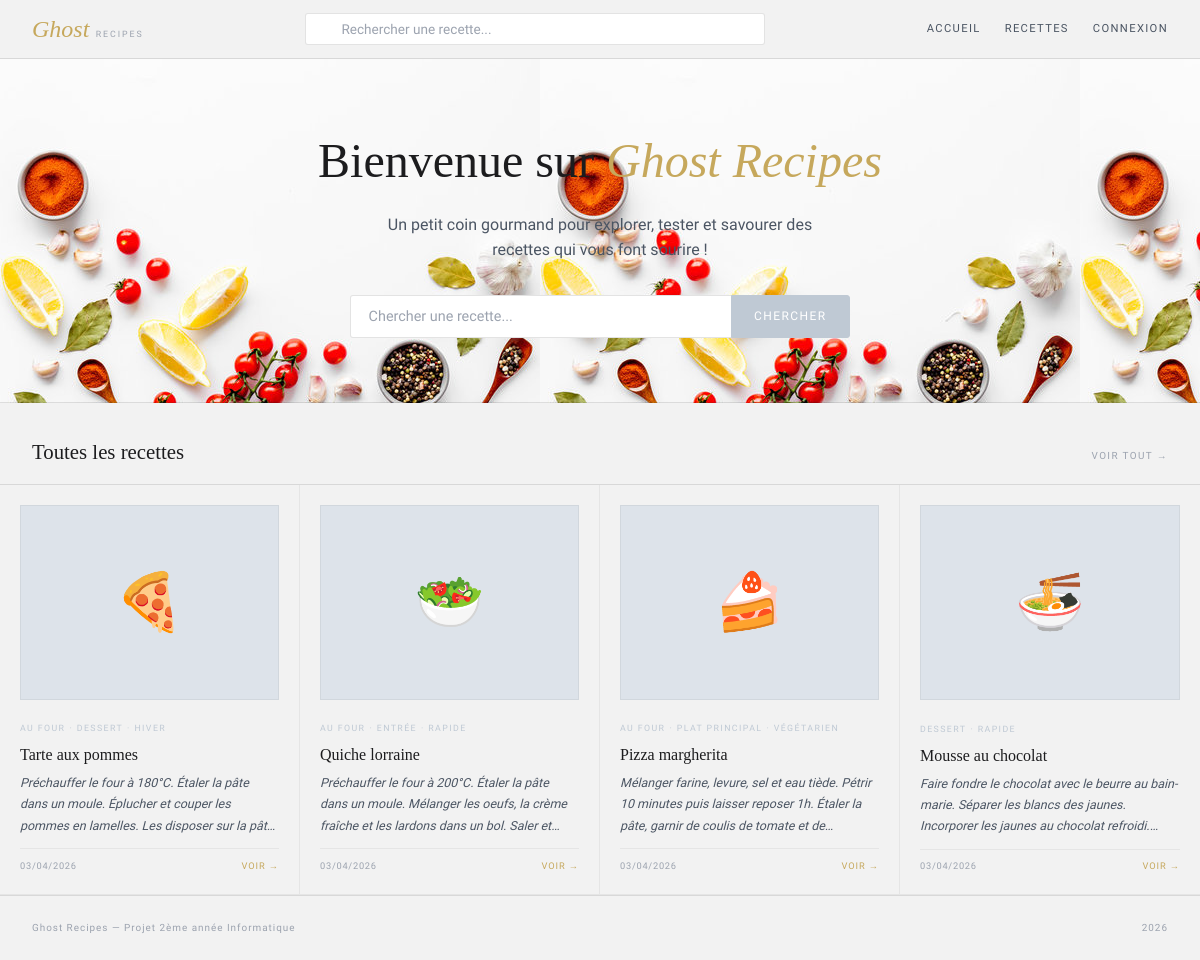
The page / on the database its author committed.
### tables this page shows
CREATE TABLE recette (
    id          INT AUTO_INCREMENT PRIMARY KEY,
    titre       VARCHAR(100) NOT NULL,
    description TEXT         NOT NULL,
    photo       VARCHAR(255),               
    created_at  DATETIME DEFAULT CURRENT_TIMESTAMP,
    updated_at  DATETIME DEFAULT CURRENT_TIMESTAMP ON UPDATE CURRENT_TIMESTAMP
);

CREATE TABLE tag (
    id  INT AUTO_INCREMENT PRIMARY KEY,
    nom VARCHAR(50) NOT NULL UNIQUE
);

### classes/Recette.php (called while the page is built, shortened)
<?php
class Recette extends Element {
    public static function getAll($pdo) {
        $stmt = $pdo->query("SELECT * FROM recette ORDER BY created_at DESC");
        return $stmt->fetchAll(PDO::FETCH_ASSOC);
    }
}
?>

### classes/Tag.php (called while the page is built, shortened)
<?php
class Tag extends Element {
    public static function getByRecette($pdo, $recette_id) {
        $stmt = $pdo->prepare("
            SELECT t.id, t.nom
            FROM tag t
            JOIN recette_tag rt ON t.id = rt.tag_id
            WHERE rt.recette_id = :rid
            ORDER BY t.nom
        ");
        $stmt->execute([':rid' => $recette_id]);
        return $stmt->fetchAll(PDO::FETCH_ASSOC);
    }
}
?>

### index.php (the view, shortened to what this page needs)
<?php
require_once "config/db.php";
require_once "classes/Recette.php";
require_once "classes/Tag.php";
$recettes   = Recette::getAll($pdo);
$emojis = ['🍕', '🥗', '🍰', '🍜', '🥘', '🍳', '🫕', '🥧'];
?>
<?php require_once "includes/header.php"; ?>
<section class="hero">
    <h1 class="hero-title">Bienvenue sur <em>Ghost Recipes</em></h1>
    <p class="hero-sub"> Un petit coin gourmand pour explorer, tester et savourer des recettes qui vous font sourire !</p>
    <form class="hero-search" method="GET" action="recherche.php">
        <input type="text" name="q" placeholder="Chercher une recette...">
        <button type="submit">Chercher</button>
    </form>
</section>
<div class="section-head">
    <h2 class="section-title">Toutes les recettes</h2>
    <a href="recherche.php" class="section-link">Voir tout →</a>
</div>
<div class="card-grid">
    <?php if (empty($recettes)): ?>
        <div class="empty-state">Aucune recette pour l'instant.</div>
    <?php else: ?>
        <?php
            foreach (array_slice($recettes, 0, 4) as $i => $r):
            ?>
            <?php $tags = Tag::getByRecette($pdo, $r['id']); ?>
            <a href="recette.php?id=<?= $r['id'] ?>" class="recipe-card">
                <div class="card-thumb">
                    <?php if (!empty($r['photo']) && file_exists("public/uploads/" . $r['photo'])): ?>
                        <img src="public/uploads/<?= htmlspecialchars($r['photo']) ?>" alt="<?= htmlspecialchars($r['titre']) ?>">
                    <?php else: ?>
                        <?= $emojis[$i % count($emojis)] ?>
                    <?php endif; ?>
                </div>
                <div class="card-tags">
                    <?php foreach ($tags as $t): ?>
                        <span class="card-tag"><?= htmlspecialchars($t['nom']) ?></span>
                    <?php endforeach; ?>
                </div>
                <h3 class="card-title"><?= htmlspecialchars($r['titre']) ?></h3>
                <p class="card-desc"><?= htmlspecialchars($r['description']) ?></p>
                <div class="card-footer">
                    <span class="card-date"><?= date('d/m/Y', strtotime($r['created_at'])) ?></span>
                    <span class="card-more">Voir →</span>
                </div>
            </a>
        <?php endforeach; ?>
    <?php endif; ?>
</div>
<?php require_once "includes/footer.php"; ?>

### includes/header.php (shortened to what this page needs)
<?php
$script = $_SERVER['SCRIPT_NAME']?? '';
if (strpos($script, '/admin/') !== false) {
    $base = rtrim(dirname(dirname($script)), '/') . '/';
} else {
    $base = rtrim(dirname($script), '/') . '/';
}
?>
<!DOCTYPE html>
<html lang="fr">
<head>
    <link rel="stylesheet" href="<?= $base ?>public/css/style.css">
</head>
<body>
<header class="masthead">
    <div class="masthead-top">
        <a href="<?= $base ?>index.php" class="logo-wrap">
            <span class="logo-ghost">Ghost</span>
            <span class="logo-recipes">Recipes</span>
        </a>
        <form class="search-wrap" method="GET" action="<?= $base ?>recherche.php">
            <input type="text" name="q" placeholder="Rechercher une recette..." value="<?= htmlspecialchars($_GET['q'] ?? '') ?>">
        </form>
        <nav class="masthead-links">
            <a href="<?= $base ?>index.php">Accueil</a>
            <a href="<?= $base ?>recherche.php">Recettes</a>
            <?php if (isset($_SESSION['user_id'])): ?>
                <a href="<?= $base ?>admin/dashboard.php">Admin</a>
            <?php else: ?>
                <a href="<?= $base ?>login.php">Connexion</a>
            <?php endif; ?>
        </nav>
    </div>
</header>

### includes/footer.php
<footer>
    <span>Ghost Recipes — Projet 2ème année Informatique</span>
    <span><?= date('Y') ?></span>
</footer>
</body>
</html>

### rows shown on the page
recette: emojis "🍕", titre "Tarte aux pommes", description "Préchauffer le four à 180°C. Étaler la pâte dans un moule. Éplucher et couper les pommes en lamelles. Les disposer sur la…", created_at "03/04/2026"
tag: nom "AU FOUR"
tag: nom "DESSERT"
tag: nom "HIVER"
recette: emojis "🥗", titre "Quiche lorraine", description "Préchauffer le four à 200°C. Étaler la pâte dans un moule. Mélanger les oeufs, la crème fraîche et les lardons dans un bol. Saler…", created_at "03/04/2026"
tag: nom "ENTRÉE"
tag: nom "RAPIDE"
recette: emojis "🍰", titre "Pizza margherita", description "Mélanger farine, levure, sel et eau tiède. Pétrir 10 minutes puis laisser reposer 1h. Étaler la pâte, garnir de coulis de tomate et…", created_at "03/04/2026"
tag: nom "PLAT PRINCIPAL"
tag: nom "VÉGÉTARIEN"
recette: emojis "🍜", titre "Mousse au chocolat", description "Faire fondre le chocolat avec le beurre au bain-marie. Séparer les blancs des jaunes. Incorporer les jaunes au chocolat…", created_at "03/04/2026"
